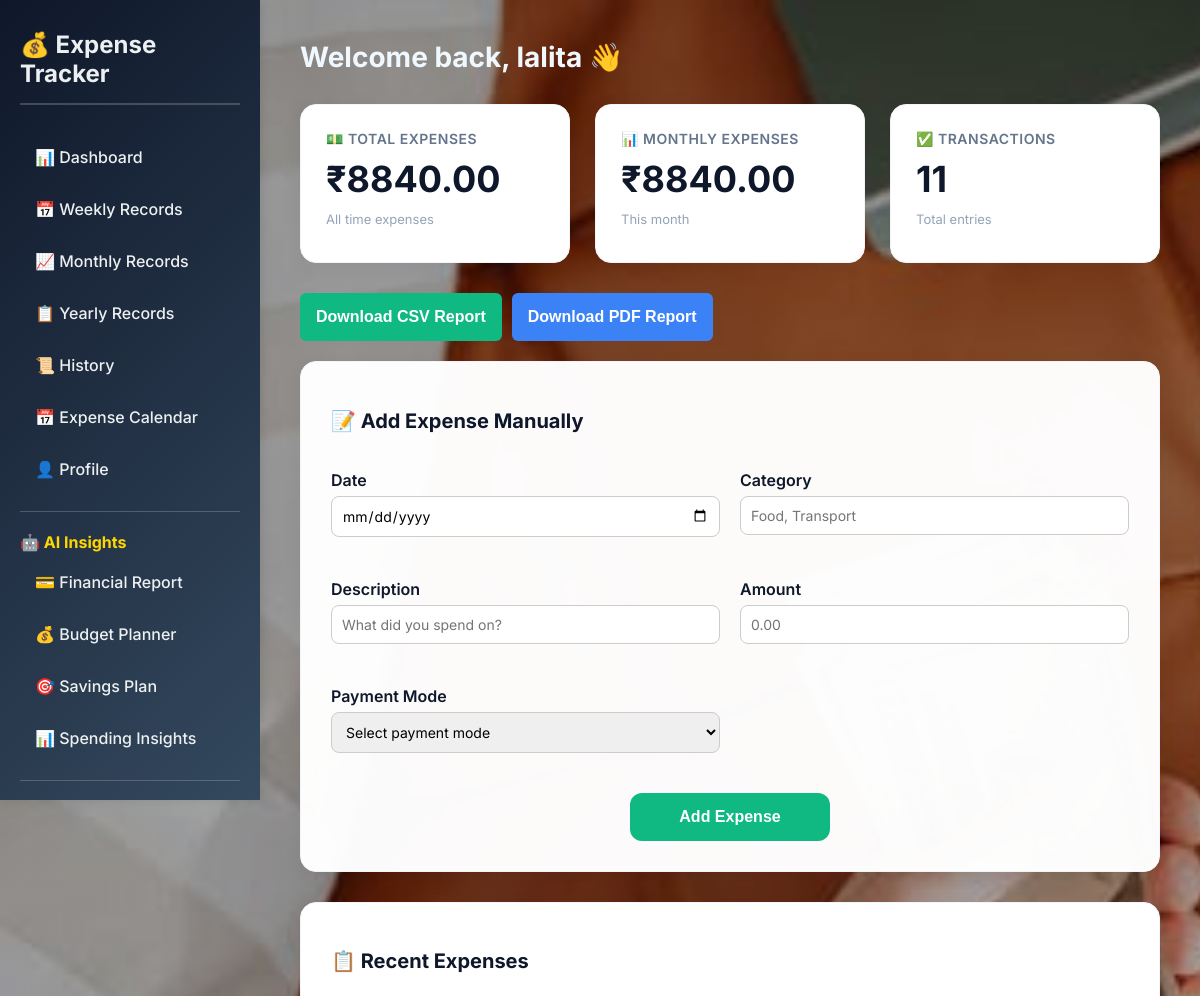
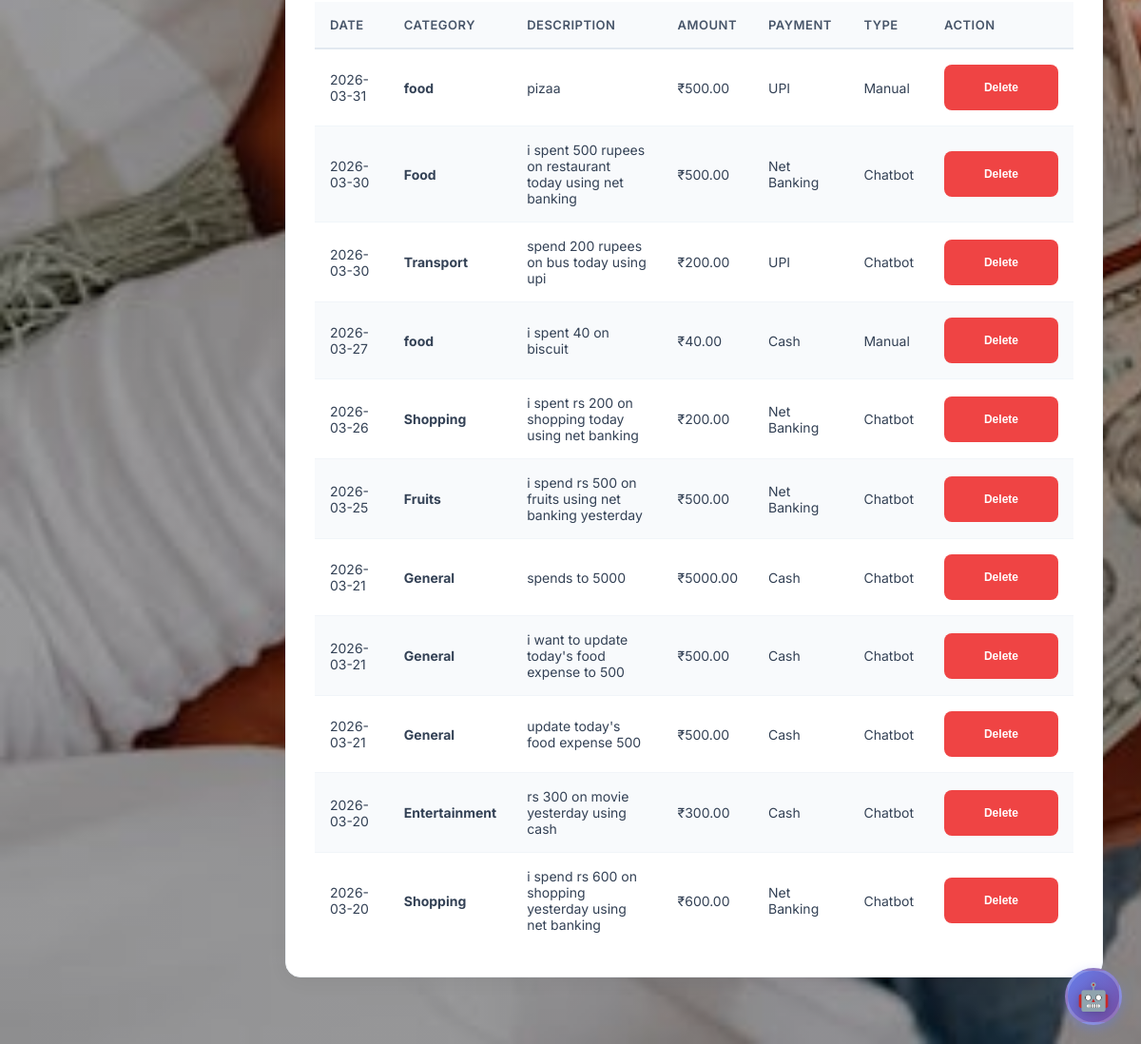
/dashboard (signed in), run on the app's committed database (2 pictures, top to bottom).
### tables this page shows
CREATE TABLE expenses (
            id INTEGER PRIMARY KEY AUTOINCREMENT,
            user_id INTEGER NOT NULL,
            date TEXT NOT NULL,
            category TEXT NOT NULL,
            description TEXT NOT NULL,
            amount REAL NOT NULL,
            payment_mode TEXT NOT NULL,
            entry_type TEXT NOT NULL,
            FOREIGN KEY (user_id) REFERENCES users (id)
        );

### app.py (the view)
    def wrap(*args, **kwargs):
        if 'user_id' not in session:
            return redirect(url_for('login'))
        return f(*args, **kwargs)

### app.py (called while the page is built)
def get_db():
    db = sqlite3.connect('expense_tracker.db')
    db.row_factory = sqlite3.Row
    return db

def login_required(f):
    def wrap(*args, **kwargs):
        if 'user_id' not in session:
            return redirect(url_for('login'))
        return f(*args, **kwargs)
    wrap.__name__ = f.__name__
    return wrap

def get_user_expenses(user_id, start_date=None, end_date=None):
    db = get_db()
    query = 'SELECT * FROM expenses WHERE user_id = ?'
    params = [user_id]
    if start_date and end_date:
        query += ' AND date BETWEEN ? AND ?'
        params.extend([start_date, end_date])
    query += ' ORDER BY date DESC'
    return db.execute(query, params).fetchall()

@app.route('/dashboard')
@login_required
def dashboard():
    user_id = session['user_id']
    expenses = get_user_expenses(user_id)
    total_expenses = sum(exp['amount'] for exp in expenses)
    current_month = datetime.now().strftime('%Y-%m')
    monthly_expenses = sum(exp['amount'] for exp in expenses if exp['date'].startswith(current_month))
    total_transactions = len(expenses)
    return render_template('dashboard.html',
                           username=session['username'],
                           total_expenses=total_expenses,
                           monthly_expenses=monthly_expenses,
                           total_transactions=total_transactions,
                           expenses=expenses)

### templates/dashboard.html (shortened to what this page needs)
{% extends "base.html" %}
{% block body_class %}dashboard-page{% endblock %}
{% block extra_css %}
<link rel="stylesheet" href="{{ url_for('static', filename='css/dashboard.css') }}">
{% endblock %}
{% block content %}
            <h1 style="color: aliceblue;">Welcome back, {{ username }} 👋</h1>
            <div class="summary-cards">
                <div class="card">
                    <h3>💵 Total Expenses</h3>
                    <div class="card-value">₹{{ "%.2f"|format(total_expenses) }}</div>
                    <p>All time expenses</p>
                </div>
                <div class="card">
                    <h3>📊 Monthly Expenses</h3>
                    <div class="card-value">₹{{ "%.2f"|format(monthly_expenses) }}</div>
                    <p>This month</p>
                </div>
                <div class="card">
                    <h3>✅ Transactions</h3>
                    <div class="card-value">{{ total_transactions }}</div>
                    <p>Total entries</p>
                </div>
            </div>
            <div class="export-buttons">
                <a href="{{ url_for('export_csv') }}">
                    <button class="btn btn-success">Download CSV Report</button>
                </a>
                <a href="{{ url_for('export_pdf') }}">
                    <button class="btn btn-primary">Download PDF Report</button>
                </a>
            </div>
            <div class="expense-form">
                <h2>📝 Add Expense Manually</h2>
                <form id="expenseForm" class="form-box">
                    <div class="form-row">
                        <div class="input-field">
                            <label>Date</label>
                            <input type="date" name="date" required>
                        </div>
                        <div class="input-field">
                            <label>Category</label>
                            <input type="text" name="category" placeholder="Food, Transport" required>
                        </div>
                    </div>
                    <div class="form-row">
                        <div class="input-field">
                            <label>Description</label>
                            <input type="text" name="description" placeholder="What did you spend on?" required>
                        </div>
                        <div class="input-field">
                            <label>Amount</label>
                            <input type="number" name="amount" step="0.01" placeholder="0.00" required>
                        </div>
                    </div>
                    <div class="form-row">
                        <div class="input-field">
                            <label>Payment Mode</label>
                            <select name="payment_mode" required>
                                <option value="">Select payment mode</option>
                            </select>
                        </div>
                        <div class="input-field"></div>
                    </div>
                    <div style="text-align:center;margin-top:10px;">
                        <button type="submit" class="btn btn-success"
                            style="padding:12px 40px;min-width:200px;border-radius:12px;font-weight:600;">
                            Add Expense
                        </button>
                    </div>
                </form>
            </div>
            <div class="expense-table">
                <h2>📋 Recent Expenses</h2>
                <table>
                    <thead>
                        <tr>
                            <th>Date</th>
                            <th>Category</th>
                            <th>Description</th>
                            <th>Amount</th>
                            <th>Payment</th>
                            <th>Type</th>
                            <th>Action</th>
                        </tr>
                    </thead>
                    <tbody>
                        {% if expenses %}
                        {% for expense in expenses %}
                        <tr>
                            <td>{{ expense.date }}</td>
                            <td><strong>{{ expense.category }}</strong></td>
                            <td>{{ expense.description }}</td>
                            <td>₹{{ "%.2f"|format(expense.amount) }}</td>
                            <td>{{ expense.payment_mode }}</td>
                            <td>{{ expense.entry_type }}</td>
                            <td>
                                <button class="btn btn-danger" style="padding:6px 12px;font-size:12px;"
                                    onclick="deleteExpense('{{ expense.id }}')">
                                    Delete
                                </button>
                            </td>
                        </tr>
                        {% endfor %}
                        {% else %}
                        <tr>
                            <td colspan="7">No expenses found</td>
                        </tr>
                        {% endif %}
                    </tbody>
                </table>
            </div>
        </div>
    </div>
    <div id="chatbot-icon" class="chatbot-icon">
        <span>🤖</span>
    </div>
{% endblock %}

### static/css/base.css (style rules this page uses)
:root { --primary-color: #0f172a; --secondary-color: #3b82f6; --accent-color: #ef4444; --success-color: #10b981; --light-bg: #f8fafc; --card-shadow: 0 4px 20px rgba(0, 0, 0, 0.05); --transition: all 0.3s ease; --border-radius: 16px; --form-height: 48px; }
* { box-sizing: border-box; }
html { scroll-behavior: smooth; }
body { font-family: 'Inter', -apple-system, BlinkMacSystemFont, "Segoe UI", sans-serif; margin: 0; padding: 0; background-color: var(--light-bg); color: var(--primary-color); }
.btn, button { background: var(--secondary-color); color: white; border: none; padding: 12px 20px; border-radius: 8px; font-size: 16px; font-weight: 600; cursor: pointer; transition: var(--transition); height: var(--form-height); min-width: 120px; }
.btn-success { background: var(--success-color); }
.btn-danger { background: var(--accent-color); }
.btn-primary { background: var(--secondary-color); }
form { display: flex; flex-direction: column; }
label { font-weight: 600; margin-top: 12px; margin-bottom: 6px; color: var(--primary-color); }
input[type="text"], input[type="email"], input[type="password"], input[type="number"], input[type="date"], input[type="file"], select, textarea { padding: 12px 15px; border: 2px solid #e0e0e0; border-radius: 8px; font-size: 14px; margin-bottom: 15px; transition: var(--transition); font-family: inherit; }
body.dashboard-page { background-image: linear-gradient(rgba(0, 0, 0, 0.3), rgba(0, 0, 0, 0.3)), url('../images/img6.jpg'); background-attachment: fixed; background-repeat: no-repeat; background-size: cover; }
.main-content h1 { color: var(--primary-color); margin: 0 0 30px 0; font-size: 28px; font-weight: 700; }
.card { background: #ffffff; padding: 25px; border-radius: var(--border-radius); box-shadow: var(--card-shadow); transition: var(--transition); border: 1px solid #f1f5f9; }
.card h3 { color: #64748b; margin: 0 0 10px 0; font-size: 14px; text-transform: uppercase; font-weight: 600; letter-spacing: 0.5px; }
.card p { margin: 10px 0; color: #94a3b8; font-size: 13px; }
.card-value { font-size: 36px; font-weight: 700; color: var(--primary-color); margin: 10px 0; }
.expense-table, .expense-form, .filters { background: #ffffff; padding: 30px; border-radius: var(--border-radius); box-shadow: var(--card-shadow); margin-bottom: 30px; border: 1px solid #f1f5f9; }
.expense-form h2, .expense-table h2 { color: var(--primary-color); font-size: 20px; font-weight: 700; margin-bottom: 25px; }
.expense-table { overflow-x: auto; }
table { width: 100%; border-collapse: collapse; }
table thead { background-color: #f8fafc; color: #475569; }
th { padding: 16px; text-align: left; font-weight: 600; text-transform: uppercase; font-size: 13px; letter-spacing: 0.5px; border-bottom: 2px solid #e2e8f0; }
td { padding: 16px; border-bottom: 1px solid #f1f5f9; color: #334155; font-size: 14px; }
tbody tr { transition: all 0.2s ease; position: relative; z-index: 1; }
tbody tr:nth-child(even) { background-color: #f8fafc; }
tbody tr:last-child td { border-bottom: none; }

### static/css/chatbot.css (style rules this page uses)
.chatbot-icon { position: fixed; bottom: 25px; right: 25px; width: 65px; height: 65px; background: linear-gradient(135deg, #667eea 0%, #764ba2 100%); border-radius: 50%; display: flex; align-items: center; justify-content: center; cursor: pointer; box-shadow: 0 8px 25px rgba(102, 126, 234, 0.4); transition: all 0.3s cubic-bezier(0.4, 0, 0.2, 1); z-index: 1000; border: 3px solid rgba(255, 255, 255, 0.2); }
.chatbot-icon span { font-size: 28px; filter: drop-shadow(0 2px 4px rgba(0, 0, 0, 0.2)); }

### data on the page
expenses: date "2026-03-31", category "food", description "pizaa", amount "500.00", payment_mode "UPI", entry_type "Manual"
expenses: date "2026-03-30", category "Food", description "i spent 500 rupees on restaurant today using net banking", amount "500.00", payment_mode "Net Banking", entry_type "Chatbot"
expenses: date "2026-03-30", category "Transport", description "spend 200 rupees on bus today using upi", amount "200.00", payment_mode "UPI", entry_type "Chatbot"
expenses: date "2026-03-27", category "food", description "i spent 40 on biscuit", amount "40.00", payment_mode "Cash", entry_type "Manual"
expenses: date "2026-03-26", category "Shopping", description "i spent rs 200 on shopping today using net banking", amount "200.00", payment_mode "Net Banking", entry_type "Chatbot"
expenses: date "2026-03-25", category "Fruits", description "i spend rs 500 on fruits using net banking yesterday", amount "500.00", payment_mode "Net Banking", entry_type "Chatbot"
expenses: date "2026-03-21", category "General", description "spends to 5000", amount "5000.00", payment_mode "Cash", entry_type "Chatbot"
expenses: date "2026-03-21", category "General", description "i want to update today's food expense to 500", amount "500.00", payment_mode "Cash", entry_type "Chatbot"
expenses: date "2026-03-21", category "General", description "update today's food expense 500", amount "500.00", payment_mode "Cash", entry_type "Chatbot"
expenses: date "2026-03-20", category "Entertainment", description "rs 300 on movie yesterday using cash", amount "300.00", payment_mode "Cash", entry_type "Chatbot"
expenses: date "2026-03-20", category "Shopping", description "i spend rs 600 on shopping yesterday using net banking", amount "600.00", payment_mode "Net Banking", entry_type "Chatbot"

### other printed values
{{ username }} "lalita"
{{ "%.2f"|format(total_expenses) }} "8840.00"
{{ "%.2f"|format(monthly_expenses) }} "8840.00"
{{ total_transactions }} "11"
